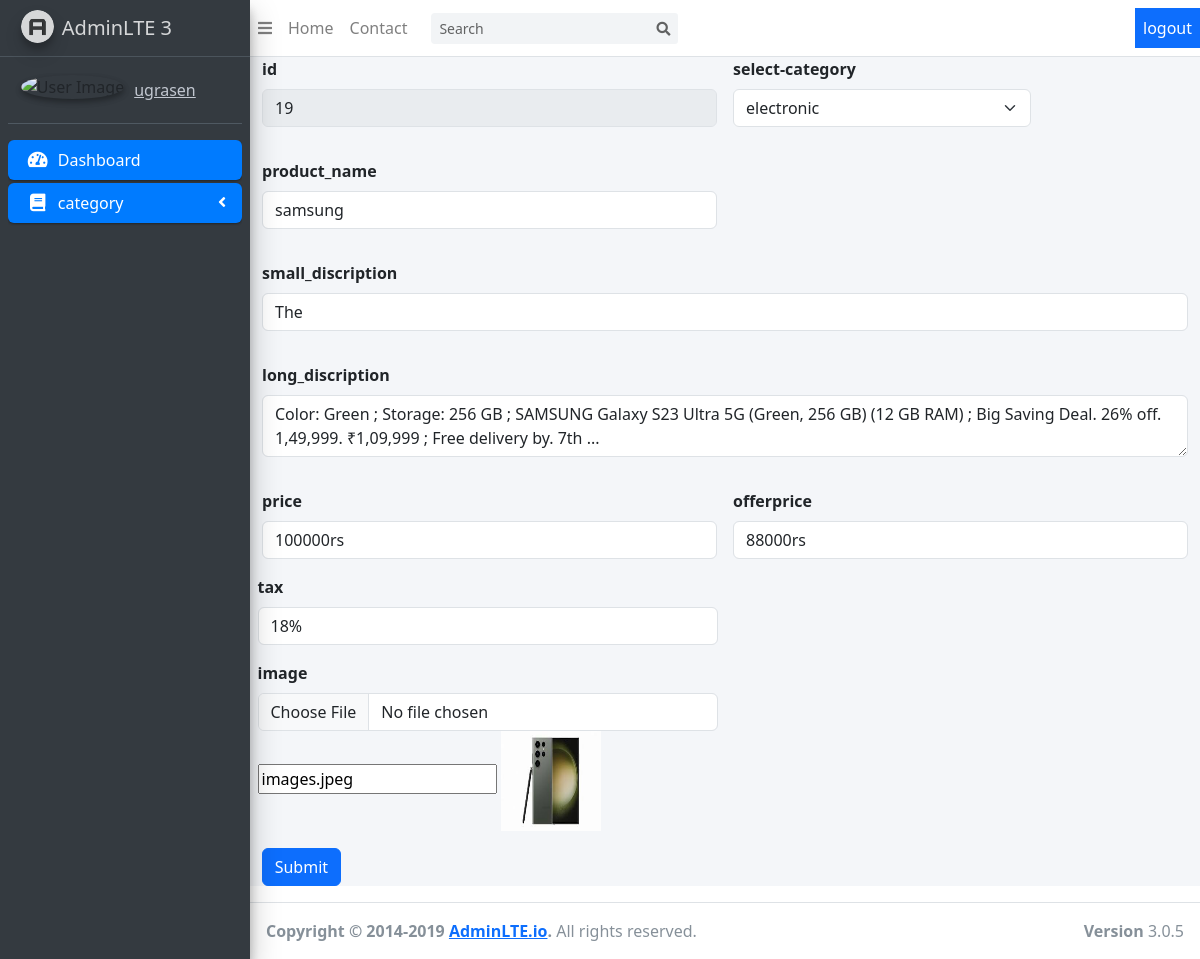
/editcategory.php?id=19, run on the app's committed database.
### tables this page shows
CREATE TABLE `category` (
  `id` int(11) NOT NULL,
  `select_category` text NOT NULL,
  `product_name` varchar(50) NOT NULL,
  `small_discription` mediumtext NOT NULL,
  `long_discription` longtext NOT NULL,
  `price` varchar(8) NOT NULL,
  `offerprice` varchar(8) NOT NULL,
  `tax` varchar(4) NOT NULL,
  `image` varchar(255) NOT NULL,
  `created_at` timestamp NOT NULL DEFAULT current_timestamp()
);

### editcategory.php (the view, shortened to what this page needs)
<?php
include("includes/header.php");
include("includes/topbar.php");
include("includes/conn/conn.php");
?>
<aside class="main-sidebar sidebar-dark-primary elevation-4">
    <a href="#" class="brand-link">
      <img src="assets/dist/img/AdminLTELogo.png" alt="AdminLTE Logo" class="brand-image img-circle elevation-3"
           style="opacity: .8">
      <span class="brand-text font-weight-light">AdminLTE 3</span>
    </a>
    <div class="sidebar">
      <div class="user-panel mt-3 pb-3 mb-3 d-flex">
        <div class="image">
          <img src="logo.jpg" class="img-circle elevation-2" alt="User Image">
        </div>
        <div class="info">
          <a href="#" class="d-block">ugrasen</a>
        </div>
      </div>
      <nav class="mt-2">
        <ul class="nav nav-pills nav-sidebar flex-column" data-widget="treeview" role="menu" data-accordion="false">
          <li class="nav-item">
            <a href="#" class="nav-link active">
              <i class="nav-icon fas fa-tachometer-alt"></i>
              <p>
                Dashboard
              </p>
            </a>
          </li>
          <li class="nav-item has-treeview meenu-open">
            <a href="#" class="nav-link active">
              <i class="nav-icon fas fa-book"></i>
              <p>
                category
                <i class="right fas fa-angle-left"></i>
              </p>
            </a>
          </li>
      </nav>
    </div>
  </aside>
<div class="content-wrapper">
    <div class="container">
        <?php
        $id=$_GET['id'];
        $query="SELECT * from `category` where `id`='$id'";
        $queryrun=mysqli_query($conn,$query);
        $result=mysqli_fetch_assoc($queryrun);
        $id=$result['id'];
        $sc=$result['select_category'];
        $name=$result['product_name'];
        $sd=$result['small_discription'];
        $ld=$result['long_discription'];
        $price=$result['price'];
        $offerprice=$result['offerprice'];
        $tax=$result['tax'];
        $image=$result['image'];
        ?>
                <form class="row g-3" action="editcode.php" method="POST" enctype="multipart/form-data">
                    <div class="col-md-6 form-group pl-2">
                        <label for="id" class="form-label">id</label>
                        <input type="text"  class="form-control" name="id" readonly value= <?php echo $id  ?>>
                    </div>
                    <div class="col-md-4">
                        <label for="select_category" class="form-label">select-category</label>
                        <select id="select_category" class="form-select" name="category">
                        <option><?php echo $sc;?></option>
                        </select>
                    </div>
                    <div class="col-md-6 form-group pl-2">
                        <label for="product_name" class="form-label">product_name</label>
                        <input type="text" class="form-control" name="product_name" value= <?php echo $name  ?>>
                    </div>
                    <div class="col-12 form-group">
                        <label for="small_discription" class="form-label">small_discription</label>
                        <input type="text" class="form-control" name="small_discription" value= <?php echo $sd  ?> >
                    </div>
                    <div class="col-12 form-group">
                        <label for="long_discription" class="form-label">long_discription</label>
                        <textarea class="form-control" id="long_discription" name="long_discription" ><?php echo $ld  ?></textarea>
                    </div>
                    <div class="col-md-6 form-group">
                        <label for="price" class="form-label">price</label>
                        <input type="text" class="form-control" name="price" value= <?php echo $price  ?> >
                    </div>
                    <di class="col-md-6 form-group">
                        <label for="offerprice" class="form-label">offerprice</label>
                        <input type="text" class="form-control" name="offerprice" value= <?php echo $offerprice  ?> >
                    </div>
                    <div class="col-md-6 form-group">
                        <label for="tax" class="form-label">tax</label>
                        <input type="text" class="form-control" name="tax" value= <?php echo $tax  ?>>
                    </div>
                    <div class="col-md-6 form-group">
                        <label for="image" class="form-label">image</label>
                        <input type="file" class="form-control" name="image">
                        <input type="text" name="oldimg" value=<?php echo $image  ?>>
                        <img src="<?php echo "image/$image" ?>"  width="100px" height="100px" alt="image">
                    </div>
                    <div class="col-md-6 form-group">
                        <input type="submit" name="update" id="update" class="btn btn-primary">
                    </div>
    </div>
</div>
<?php
include("includes/footer.php");
?>

### data on the page
category: id "19", category "electronic", long_discription "Color: Green ; Storage: 256 GB ; SAMSUNG Galaxy S23 Ultra 5G (Green, 256 GB) (12 GB RAM) ; Big Saving Deal. 26% off. 1,49,999. ₹1,09,999 ; Free delivery by. 7th ...", price "100000rs", offerprice "88000rs", tax "18%", oldimg "images.jpeg", image (picture)
